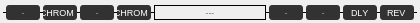
  <widget class="QWidget" name="stompsAndAmpWidget" native="true">
   <property name="geometry">
    <rect>
     <x>0</x>
     <y>30</y>
     <width>420</width>
     <height>23</height>
    </rect>
   </property>
   <widget class="QLineEdit" name="delayEdit">
    <property name="enabled">
     <bool>false</bool>
    </property>
    <property name="geometry">
     <rect>
      <x>343</x>
      <y>5</y>
      <width>34</width>
      <height>15</height>
     </rect>
    </property>
    <property name="font">
     <font>
      <family>Ubuntu</family>
      <pointsize>7</pointsize>
      <weight>50</weight>
      <bold>false</bold>
      <kerning>false</kerning>
     </font>
    </property>
    <property name="cursor">
     <cursorShape>ArrowCursor</cursorShape>
    </property>
    <property name="focusPolicy">
     <enum>Qt::NoFocus</enum>
    </property>
    <property name="contextMenuPolicy">
     <enum>Qt::CustomContextMenu</enum>
    </property>
    <property name="acceptDrops">
     <bool>false</bool>
    </property>
    <property name="styleSheet">
     <string notr="true">background-color: rgb(50,50,50);
color: rgb(255, 255, 255);
border-color: rgb(0, 0, 0);
border-radius: 3px;</string>
    </property>
    <property name="text">
     <string>DLY</string>
    </property>
    <property name="frame">
     <bool>true</bool>
    </property>
    <property name="alignment">
     <set>Qt::AlignCenter</set>
    </property>
    <property name="readOnly">
     <bool>true</bool>
    </property>
    <property name="placeholderText">
     <string>DLY</string>
    </property>
   </widget>
   <widget class="QLineEdit" name="stompBEdit">
    <property name="enabled">
     <bool>false</bool>
    </property>
    <property name="geometry">
     <rect>
      <x>43</x>
      <y>5</y>
      <width>34</width>
      <height>15</height>
     </rect>
    </property>
    <property name="font">
     <font>
      <family>Ubuntu</family>
      <pointsize>7</pointsize>
      <weight>50</weight>
      <bold>false</bold>
      <kerning>false</kerning>
     </font>
    </property>
    <property name="cursor">
     <cursorShape>ArrowCursor</cursorShape>
    </property>
    <property name="focusPolicy">
     <enum>Qt::NoFocus</enum>
    </property>
    <property name="contextMenuPolicy">
     <enum>Qt::CustomContextMenu</enum>
    </property>
    <property name="acceptDrops">
     <bool>false</bool>
    </property>
    <property name="styleSheet">
     <string notr="true">background-color: rgb(50,50,50);
color: rgb(255, 255, 255);
border-color: rgb(0, 0, 0);
border-radius: 3px;</string>
    </property>
    <property name="text">
     <string>CHROM</string>
    </property>
    <property name="frame">
     <bool>true</bool>
    </property>
    <property name="cursorPosition">
     <number>5</number>
    </property>
    <property name="alignment">
     <set>Qt::AlignCenter</set>
    </property>
    <property name="readOnly">
     <bool>true</bool>
    </property>
    <property name="placeholderText">
     <string>-</string>
    </property>
   </widget>
   <widget class="QLineEdit" name="stompDEdit">
    <property name="enabled">
     <bool>false</bool>
    </property>
    <property name="geometry">
     <rect>
      <x>117</x>
      <y>5</y>
      <width>34</width>
      <height>15</height>
     </rect>
    </property>
    <property name="font">
     <font>
      <family>Ubuntu</family>
      <pointsize>7</pointsize>
      <weight>50</weight>
      <italic>false</italic>
      <bold>false</bold>
      <underline>false</underline>
      <strikeout>false</strikeout>
      <kerning>false</kerning>
     </font>
    </property>
    <property name="cursor">
     <cursorShape>ArrowCursor</cursorShape>
    </property>
    <property name="focusPolicy">
     <enum>Qt::NoFocus</enum>
    </property>
    <property name="contextMenuPolicy">
     <enum>Qt::CustomContextMenu</enum>
    </property>
    <property name="acceptDrops">
     <bool>false</bool>
    </property>
    <property name="styleSheet">
     <string notr="true">background-color: rgb(50,50,50);
color: rgb(255, 255, 255);
border-color: rgb(0, 0, 0);
border-radius: 3px;</string>
    </property>
    <property name="text">
     <string>CHROM</string>
    </property>
    <property name="frame">
     <bool>false</bool>
    </property>
    <property name="cursorPosition">
     <number>5</number>
    </property>
    <property name="alignment">
     <set>Qt::AlignCenter</set>
    </property>
    <property name="readOnly">
     <bool>true</bool>
    </property>
    <property name="placeholderText">
     <string>-</string>
    </property>
   </widget>
   <widget class="QLineEdit" name="stompXEdit">
    <property name="enabled">
     <bool>false</bool>
    </property>
    <property name="geometry">
     <rect>
      <x>269</x>
      <y>5</y>
      <width>34</width>
      <height>15</height>
     </rect>
    </property>
    <property name="font">
     <font>
      <family>Ubuntu</family>
      <pointsize>7</pointsize>
      <weight>50</weight>
      <bold>false</bold>
      <kerning>false</kerning>
     </font>
    </property>
    <property name="cursor">
     <cursorShape>ArrowCursor</cursorShape>
    </property>
    <property name="focusPolicy">
     <enum>Qt::NoFocus</enum>
    </property>
    <property name="contextMenuPolicy">
     <enum>Qt::CustomContextMenu</enum>
    </property>
    <property name="acceptDrops">
     <bool>false</bool>
    </property>
    <property name="styleSheet">
     <string notr="true">background-color: rgb(50,50,50);
color: rgb(255, 255, 255);
border-color: rgb(0, 0, 0);
border-radius: 3px;</string>
    </property>
    <property name="frame">
     <bool>true</bool>
    </property>
    <property name="alignment">
     <set>Qt::AlignCenter</set>
    </property>
    <property name="readOnly">
     <bool>true</bool>
    </property>
    <property name="placeholderText">
     <string>-</string>
    </property>
   </widget>
   <widget class="QFrame" name="frame">
    <property name="geometry">
     <rect>
      <x>154</x>
      <y>5</y>
      <width>112</width>
      <height>15</height>
     </rect>
    </property>
    <property name="font">
     <font>
      <kerning>false</kerning>
     </font>
    </property>
    <property name="frameShape">
     <enum>QFrame::Panel</enum>
    </property>
    <property name="frameShadow">
     <enum>QFrame::Plain</enum>
    </property>
    <widget class="QLineEdit" name="ampNameEdit">
     <property name="geometry">
      <rect>
       <x>0</x>
       <y>0</y>
       <width>112</width>
       <height>15</height>
      </rect>
     </property>
     <property name="font">
      <font>
       <family>Ubuntu</family>
       <pointsize>7</pointsize>
       <kerning>false</kerning>
      </font>
     </property>
     <property name="styleSheet">
      <string notr="true">QLineEdit
{
background-color: transparent;
border-color: rgb(0, 0, 0);
color: rgb(0, 0, 0);
}</string>
     </property>
     <property name="frame">
      <bool>false</bool>
     </property>
     <property name="alignment">
      <set>Qt::AlignCenter</set>
     </property>
     <property name="placeholderText">
      <string>---</string>
     </property>
    </widget>
   </widget>
   <widget class="QLineEdit" name="stompModEdit">
    <property name="enabled">
     <bool>false</bool>
    </property>
    <property name="geometry">
     <rect>
      <x>306</x>
      <y>5</y>
      <width>34</width>
      <height>15</height>
     </rect>
    </property>
    <property name="font">
     <font>
      <family>Ubuntu</family>
      <pointsize>7</pointsize>
      <weight>50</weight>
      <bold>false</bold>
      <kerning>false</kerning>
     </font>
    </property>
    <property name="cursor">
     <cursorShape>ArrowCursor</cursorShape>
    </property>
    <property name="focusPolicy">
     <enum>Qt::NoFocus</enum>
    </property>
    <property name="contextMenuPolicy">
     <enum>Qt::CustomContextMenu</enum>
    </property>
    <property name="acceptDrops">
     <bool>false</bool>
    </property>
    <property name="styleSheet">
     <string notr="true">background-color: rgb(50,50,50);
color: rgb(255, 255, 255);
border-color: rgb(0, 0, 0);
border-radius: 3px;</string>
    </property>
    <property name="frame">
     <bool>true</bool>
    </property>
    <property name="alignment">
     <set>Qt::AlignCenter</set>
    </property>
    <property name="readOnly">
     <bool>true</bool>
    </property>
    <property name="placeholderText">
     <string>-</string>
    </property>
   </widget>
   <widget class="QLineEdit" name="stompAEdit">
    <property name="enabled">
     <bool>false</bool>
    </property>
    <property name="geometry">
     <rect>
      <x>6</x>
      <y>5</y>
      <width>34</width>
      <height>15</height>
     </rect>
    </property>
    <property name="font">
     <font>
      <family>Ubuntu</family>
      <pointsize>7</pointsize>
      <weight>50</weight>
      <bold>false</bold>
      <kerning>false</kerning>
     </font>
    </property>
    <property name="cursor">
     <cursorShape>ArrowCursor</cursorShape>
    </property>
    <property name="focusPolicy">
     <enum>Qt::NoFocus</enum>
    </property>
    <property name="contextMenuPolicy">
     <enum>Qt::CustomContextMenu</enum>
    </property>
    <property name="acceptDrops">
     <bool>false</bool>
    </property>
    <property name="styleSheet">
     <string notr="true">background-color: rgb(50,50,50);
color: rgb(255, 255, 255);
border-color: rgb(0, 0, 0);
border-radius: 3px;</string>
    </property>
    <property name="frame">
     <bool>true</bool>
    </property>
    <property name="alignment">
     <set>Qt::AlignCenter</set>
    </property>
    <property name="readOnly">
     <bool>true</bool>
    </property>
    <property name="placeholderText">
     <string>-</string>
    </property>
   </widget>
   <widget class="QLineEdit" name="reverbEdit">
    <property name="enabled">
     <bool>false</bool>
    </property>
    <property name="geometry">
     <rect>
      <x>380</x>
      <y>5</y>
      <width>34</width>
      <height>15</height>
     </rect>
    </property>
    <property name="font">
     <font>
      <family>Ubuntu</family>
      <pointsize>7</pointsize>
      <weight>50</weight>
      <bold>false</bold>
      <kerning>false</kerning>
     </font>
    </property>
    <property name="cursor">
     <cursorShape>ArrowCursor</cursorShape>
    </property>
    <property name="focusPolicy">
     <enum>Qt::NoFocus</enum>
    </property>
    <property name="contextMenuPolicy">
     <enum>Qt::CustomContextMenu</enum>
    </property>
    <property name="acceptDrops">
     <bool>false</bool>
    </property>
    <property name="styleSheet">
     <string notr="true">background-color: rgb(50,50,50);
color: rgb(255, 255, 255);
border-color: rgb(0, 0, 0);
border-radius: 3px;</string>
    </property>
    <property name="text">
     <string>REV</string>
    </property>
    <property name="frame">
     <bool>true</bool>
    </property>
    <property name="alignment">
     <set>Qt::AlignCenter</set>
    </property>
    <property name="readOnly">
     <bool>true</bool>
    </property>
    <property name="placeholderText">
     <string>REV</string>
    </property>
   </widget>
   <widget class="QLineEdit" name="stompCEdit">
    <property name="enabled">
     <bool>false</bool>
    </property>
    <property name="geometry">
     <rect>
      <x>80</x>
      <y>5</y>
      <width>34</width>
      <height>15</height>
     </rect>
    </property>
    <property name="font">
     <font>
      <family>Ubuntu</family>
      <pointsize>7</pointsize>
      <weight>50</weight>
      <bold>false</bold>
      <kerning>false</kerning>
     </font>
    </property>
    <property name="cursor">
     <cursorShape>ArrowCursor</cursorShape>
    </property>
    <property name="focusPolicy">
     <enum>Qt::NoFocus</enum>
    </property>
    <property name="contextMenuPolicy">
     <enum>Qt::CustomContextMenu</enum>
    </property>
    <property name="acceptDrops">
     <bool>false</bool>
    </property>
    <property name="styleSheet">
     <string notr="true">background-color: rgb(50,50,50);
color: rgb(255, 255, 255);
border-color: rgb(0, 0, 0);
border-radius: 3px;</string>
    </property>
    <property name="frame">
     <bool>true</bool>
    </property>
    <property name="alignment">
     <set>Qt::AlignCenter</set>
    </property>
    <property name="readOnly">
     <bool>true</bool>
    </property>
    <property name="placeholderText">
     <string>-</string>
    </property>
   </widget>
   <widget class="Line" name="line4">
    <property name="geometry">
     <rect>
      <x>3</x>
      <y>12</y>
      <width>152</width>
      <height>1</height>
     </rect>
    </property>
    <property name="font">
     <font>
      <kerning>false</kerning>
     </font>
    </property>
    <property name="styleSheet">
     <string notr="true">QFrame#line4
{
	color:  rgb(0, 0, 0);
	background-color: rgb(0, 0, 0);
}</string>
    </property>
    <property name="frameShadow">
     <enum>QFrame::Plain</enum>
    </property>
    <property name="orientation">
     <enum>Qt::Horizontal</enum>
    </property>
   </widget>
   <widget class="Line" name="line5">
    <property name="geometry">
     <rect>
      <x>265</x>
      <y>12</y>
      <width>152</width>
      <height>1</height>
     </rect>
    </property>
    <property name="font">
     <font>
      <kerning>false</kerning>
     </font>
    </property>
    <property name="styleSheet">
     <string notr="true">QFrame#line5
{
	color:  rgb(0, 0, 0);
	background-color: rgb(0, 0, 0);
}</string>
    </property>
    <property name="frameShadow">
     <enum>QFrame::Plain</enum>
    </property>
    <property name="orientation">
     <enum>Qt::Horizontal</enum>
    </property>
   </widget>
   <zorder>line5</zorder>
   <zorder>line4</zorder>
   <zorder>delayEdit</zorder>
   <zorder>stompBEdit</zorder>
   <zorder>stompDEdit</zorder>
   <zorder>stompXEdit</zorder>
   <zorder>frame</zorder>
   <zorder>stompModEdit</zorder>
   <zorder>stompAEdit</zorder>
   <zorder>reverbEdit</zorder>
   <zorder>stompCEdit</zorder>
  </widget>
